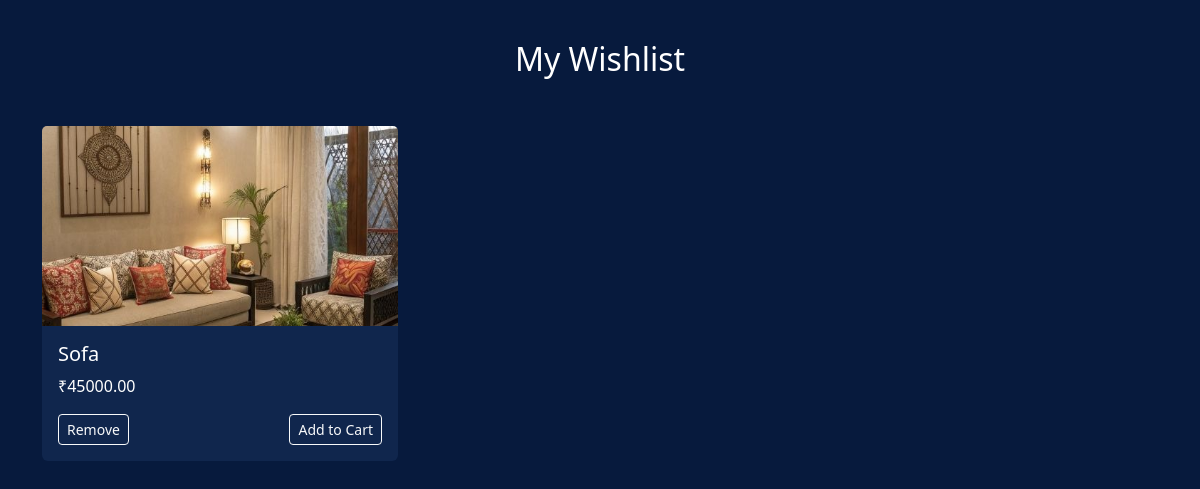
Page /cart/wishlist/ (signed in) on the earlier database version.
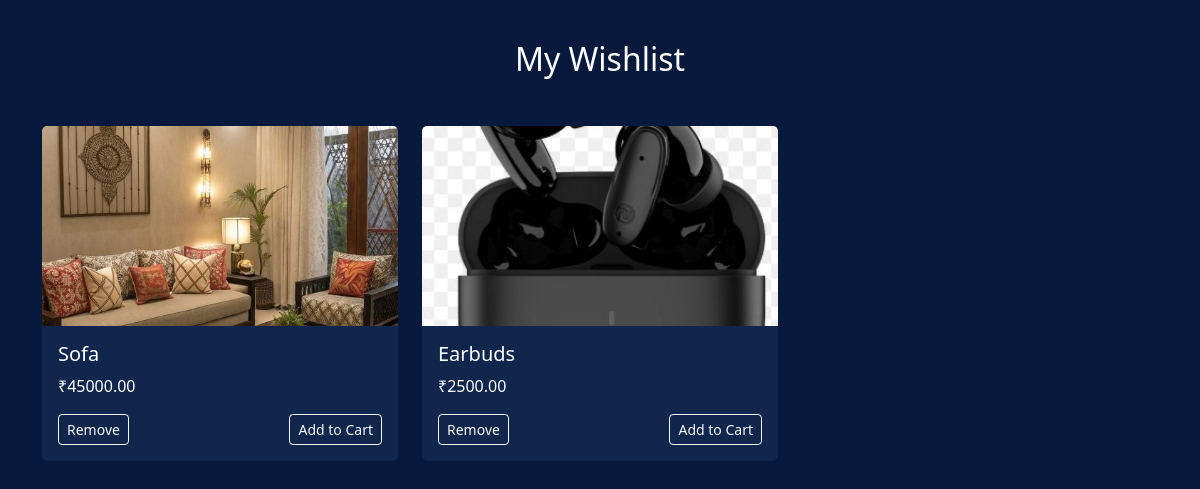
Same page on the later database version.
### cart/models.py (models this page shows, shortened)
class WishlistItem(models.Model):
    user = models.ForeignKey(settings.AUTH_USER_MODEL, on_delete=models.CASCADE)
    product = models.ForeignKey(Product, on_delete=models.CASCADE)

### products/models.py (models this page shows, shortened)
class Product(models.Model):
    category = models.ForeignKey(Category, on_delete=models.CASCADE, related_name='products')
    name = models.CharField(max_length=255)
    price = models.DecimalField(max_digits=10, decimal_places=2)
    image = models.ImageField(upload_to='products/', default='products/default.jpg')
    description = models.TextField(blank=True, null=True)

### cart/views.py (the view)
# urls.py: path('wishlist/', views.wishlist_view, name='wishlist_view'),
@login_required
def wishlist_view(request):
    items = WishlistItem.objects.filter(user=request.user)
    return render(request, 'cart/wishlist.html', {'wishlist_items': items})

### cart/templates/cart/wishlist.html (shortened to what this page needs)
{% load static %}
<!DOCTYPE html>
<html lang="en">
<head>
  <link rel="stylesheet" href="https://cdn.jsdelivr.net/npm/bootstrap@5.3.2/dist/css/bootstrap.min.css">
</head>
<body>
<div class="container">
  <h2 class="text-center mb-5">My Wishlist</h2>
  {% if wishlist_items %}
    <div class="row row-cols-1 row-cols-md-3 g-4">
      {% for item in wishlist_items %}
        <div class="col">
          <div class="card h-100">
            <img src="{{ item.product.image.url }}" class="card-img-top" alt="{{ item.product.name }}">
            <div class="card-body">
              <h5 class="card-title">{{ item.product.name }}</h5>
              <p class="card-text">₹{{ item.product.price }}</p>
              <div class="d-flex justify-content-between">
                <a href="{% url 'cart:remove_from_wishlist' item.product.id %}" class="btn btn-outline-light btn-sm">
                  Remove
                </a>
                <a href="{% url 'cart:add_to_cart' item.product.id %}" class="btn btn-outline-light btn-sm">
                  Add to Cart
                </a>
              </div>
            </div>
          </div>
        </div>
      {% endfor %}
    </div>
  {% else %}
    <p class="text-center">Your wishlist is empty.</p>
  {% endif %}
</div>
</body>
</html>

### cart/templates/cart/wishlist.html (style rules this page uses)
body { background-color: #071a3d; color: white; padding: 40px 0; }
.card { background-color: #10264d; color: white; border: none; }
.card img { max-height: 200px; object-fit: cover; }

Differences in the rows shown:
added WishlistItem: product.image (picture), product.name "Earbuds", product.price "2500.00"
